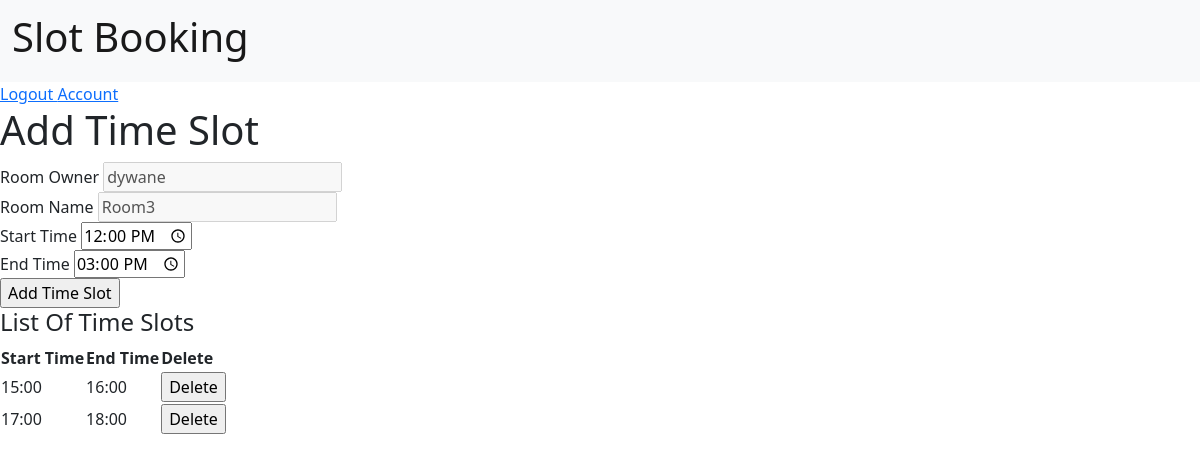
The page /manager/create-room/time-slot/ce8534226b4e4439adfa30378642156a/ (signed in) on the database its author committed.
### account/models.py (models this page shows)
class CustomUser(AbstractUser):
    phone_regex = RegexValidator(regex=r'\d{9,10}$',message='Phone number in format 9999999999. Upto 10 digits')
    is_customer = models.BooleanField(default=False)
    is_manager = models.BooleanField(default=False)
    phone = models.CharField(validators=[phone_regex],max_length=10,null = False,unique=True)

### manager/models.py (models this page shows, shortened)
class Rooms(models.Model):
    id = models.UUIDField(primary_key=True, default=uuid.uuid4, editable=False)
    room_owner = models.ForeignKey(CustomUser, on_delete=models.CASCADE)
    room_name = models.CharField(max_length=10, null=False)
    class Meta:
        unique_together = ('room_owner', 'room_name')
    def __str__(self):
        return self.room_name

class TimeSlot(models.Model):
    id = models.UUIDField(primary_key=True, default=uuid.uuid4, editable=False)
    room_id = models.ForeignKey(Rooms, on_delete=models.CASCADE)
    slot_owner = models.ForeignKey(CustomUser, on_delete=models.CASCADE)
    start_time = models.TimeField(null=False)
    end_time = models.TimeField(null=False)
    class Meta:
        unique_together = ('room_id','start_time','end_time')

### manager/decorators.py (the view)
        def wrap(request,*args,**kwargs):
            if request.user.is_manager:
                return view_func(request,*args,**kwargs)
            else:
                raise PermissionDenied

### manager/forms.py
class TimeSlotForm(ModelForm):
    class Meta:
        model = TimeSlot
        fields = ('start_time', 'end_time',)

### manager/views.py (called while the page is built, shortened)
@login_required
@role_required(allowed=['manager'])
def addTimeSlot(request,pk):
    user = request.user
    form = TimeSlotForm()
    room_name = Rooms.objects.get(id=pk)
    ts = TimeSlot.objects.filter(slot_owner=request.user,
                                  room_id=Rooms.objects.get(id=pk))
    context={'form':form , 'ts':ts,'room_name':room_name}
    return render(request,'manager/add_time_slot.html',context)

### manager/templates/manager/add_time_slot.html (shortened to what this page needs)
{% extends 'basic.html' %}
{%block content%}
<div>
    <h1>Add Time Slot</h1>
    <div>
        <form method="POST" action="">
            <div><label>Room Owner </label>
                <input type="text" name="room_owner" value="{{user.username}}" disabled/></div>
            <div><label>Room Name </label>
                <input type="text" name="room_name" value="{{room_name}}" disabled/></div>
            <div><label>Start Time</label>
                <input type="time" name="start_time" value="12:00" required/></div>
            <div><label>End Time</label>
                <input type="time" name="end_time" value="15:00" required/></div>
            <input type="submit" value="Add Time Slot"> </input>
        </form>
    </div>
    <h4> List Of Time Slots </h4>
    {% if ts %}
    <table>
        <thread>
            <tr>
                <th>Start Time</th>
                <th>End Time</th>
                <th>Delete</th>
              </tr>
        </thread>
        <tbody>
        {% for x in ts %}
            <tr>
                <td>{{x.start_time | time:'H:i'}}</td>
                <td>{{x.end_time | time:'H:i'}}</td>
                <td>
                    <form action="{% url 'delete_slot' x.room_id.id x.id %}" method="POST">
                        <input type="submit" value="Delete">
                    </form>
                </td>
            </tr>
        {% endfor %}
        </tbody>
        </table>
    {% else %}
        <br>
            <p>No Time Slot Available.</p>
    {% endif %}
</div>
{%endblock content%}

### rows shown on the page
CustomUser: room_owner "dywane"
Rooms: room_name "Room3"
TimeSlot: start_time "15:00", end_time "16:00"
TimeSlot: start_time "17:00", end_time "18:00"
